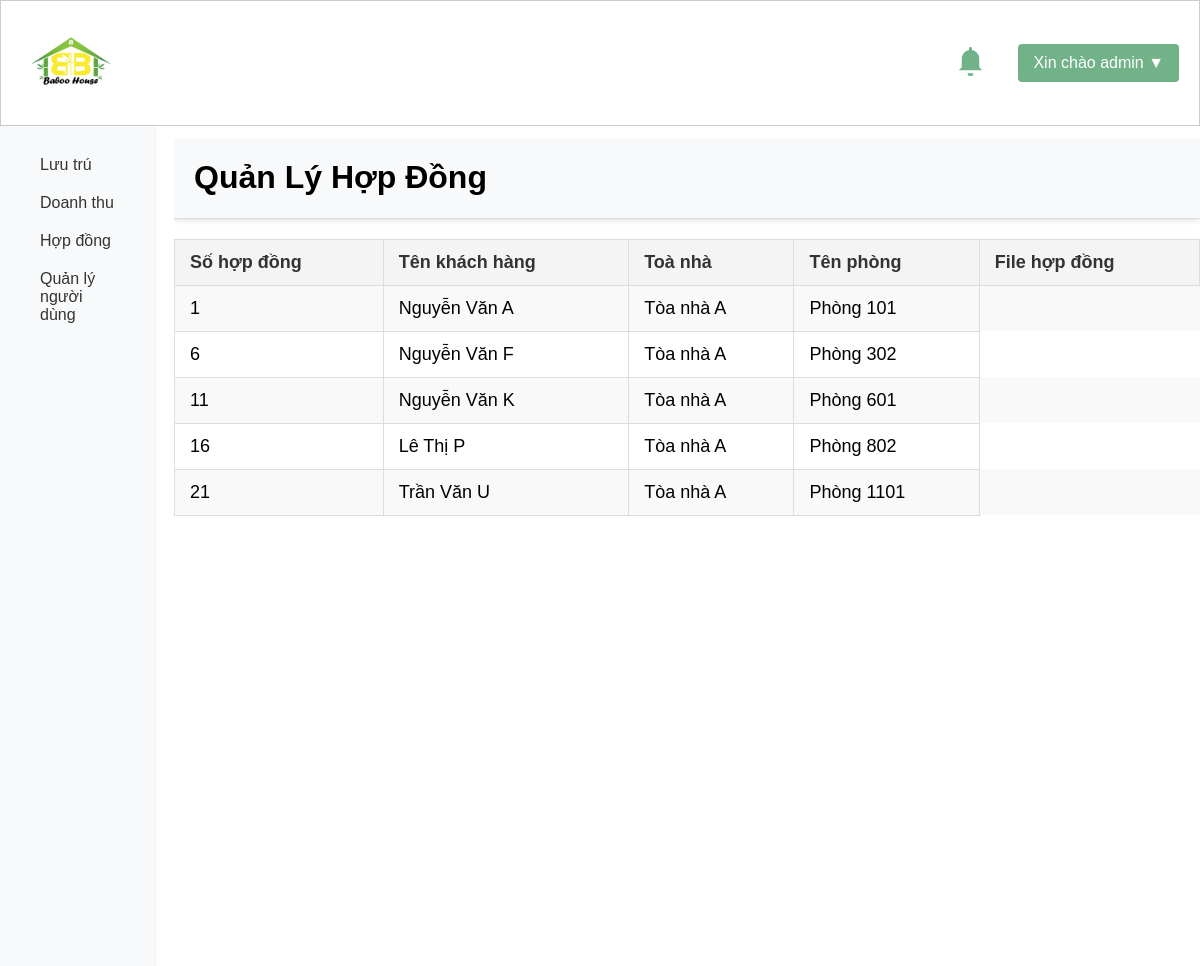
Before: /templates/manage_contract.php (signed in) with the older database file.
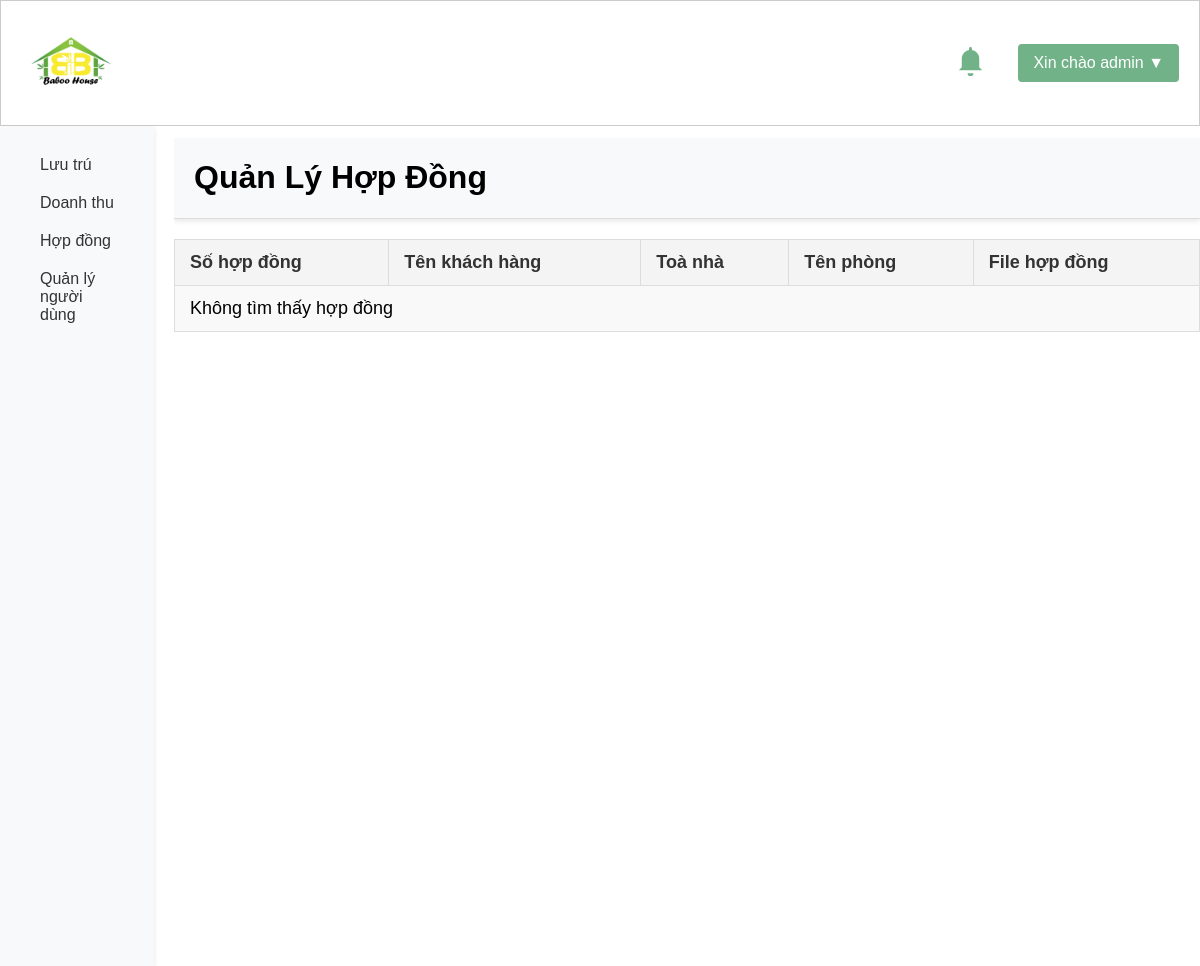
After: the same page with the newer database file.
### tables this page shows
CREATE TABLE `bookings` (
  `booking_id` int(11) NOT NULL,
  `room_id` int(11) DEFAULT NULL,
  `building_id` int(11) DEFAULT NULL,
  `user_id` int(11) DEFAULT NULL,
  `phone` varchar(20) DEFAULT NULL,
  `guest_name` varchar(255) DEFAULT NULL,
  `identification_card` varchar(50) DEFAULT NULL,
  `rental_price` decimal(10,2) DEFAULT NULL,
  `signed_date` date DEFAULT NULL,
  `deposit_term` date DEFAULT NULL,
  `lease_term` varchar(255) DEFAULT NULL,
  `payment_term` int(11) DEFAULT NULL,
  `lease_start_date` date DEFAULT NULL,
  `lease_end_date` date DEFAULT NULL,
  `photo_urls` text DEFAULT NULL
);

CREATE TABLE `buildings` (
  `building_id` int(11) NOT NULL,
  `user_id` int(11) DEFAULT NULL,
  `name` varchar(255) DEFAULT NULL,
  `address` varchar(255) DEFAULT NULL,
  `rental_price` decimal(10,2) DEFAULT NULL,
  `owner_name` varchar(255) DEFAULT NULL,
  `owner_phone` varchar(50) DEFAULT NULL,
  `building_type` varchar(50) DEFAULT NULL,
  `electricity_price` decimal(10,2) DEFAULT NULL,
  `water_price` decimal(10,2) DEFAULT NULL,
  `description` text DEFAULT NULL,
  `last_modified` datetime DEFAULT NULL,
  `photo_urls` text DEFAULT NULL,
  `approved` tinyint(1) DEFAULT 0
);

CREATE TABLE `rooms` (
  `room_id` int(11) NOT NULL,
  `building_id` int(11) DEFAULT NULL,
  `room_name` varchar(255) DEFAULT NULL,
  `area` decimal(10,2) DEFAULT NULL,
  `rental_price` decimal(10,2) DEFAULT NULL,
  `room_type` varchar(50) DEFAULT NULL,
  `room_status` varchar(50) DEFAULT NULL,
  `photo_urls` text DEFAULT NULL
);

### admin/getallbooking.php (called while the page is built)
<?php
require '../config/database.php';
function getAllBookingsOfUser($user_id) {
    global $conn;
    $sql = "SELECT * FROM buildings WHERE user_id = ?";
    $stmt = $conn->prepare($sql);
    $stmt->bind_param('i', $user_id);
    $stmt->execute();
    $result = $stmt->get_result();
    while ($row = $result->fetch_assoc()) {
        $building_ids[] = $row['building_id'];
    }
    $building_ids_placeholder = implode(',', array_fill(0, count($building_ids), '?'));
    $sql = "SELECT * FROM bookings WHERE building_id IN ($building_ids_placeholder)";
    $stmt = $conn->prepare($sql);
    $stmt->bind_param(str_repeat('i', count($building_ids)), ...$building_ids);
    $stmt->execute();
    $bookings_result = $stmt->get_result();
    return $bookings_result;
}
?>

### admin/getallbuilding.php (called while the page is built, shortened)
<?php
require '../config/database.php';
function getInfoBuilding($building_id) {
    global $conn;
    $sql = "SELECT * FROM buildings WHERE building_id = ?";
    $stmt = $conn->prepare($sql);
    $stmt->bind_param('i', $building_id);
    $stmt->execute();
    $result = $stmt->get_result();
    $building_info = $result->fetch_assoc();
    return $building_info;
}
?>

### admin/getallroom.php (called while the page is built, shortened)
<?php
require '../config/database.php';
function getInfoRoom($room_id) {
    global $conn;
    $sql = "SELECT * FROM rooms WHERE room_id = ?";
    $stmt = $conn->prepare($sql);
    $stmt->bind_param('i', $room_id);
    $stmt->execute();
    $result = $stmt->get_result();
    $room_info = $result->fetch_assoc();
    return $room_info;
}
?>

### templates/manage_contract.php (the view, shortened to what this page needs)
<?php
include '../admin/getallbooking.php';
include '../admin/getallbuilding.php';
include '../admin/getallroom.php';
$bookings = getAllBookingsOfUser($_SESSION['user_id']);
?>
<!DOCTYPE html>
<html lang="en">
<head>
    <link href="../assets/css/filter.css" rel="stylesheet">
</head>
<body>
    <?php include '../includes/header.php'; ?>
    <div class="head-container">
        <div class="main-content">
            <div class="manage-head">
                <h1>Quản Lý Hợp Đồng</h1>
            </div>
            <table>
                <tr>
                    <th>Số hợp đồng</th>
                    <th>Tên khách hàng</th>
                    <th>Toà nhà</th>
                    <th>Tên phòng</th>
                    <th>File hợp đồng</th>
                </tr>
                <?php if ($bookings->num_rows > 0): ?>
                    <?php while ($booking = $bookings->fetch_assoc()): ?>
                        <tr onclick="location.href='contracts.php?booking_id=<?php echo $booking['booking_id']; ?>'" style="cursor: pointer;">
                            <td><?php echo htmlspecialchars($booking['booking_id']); ?></td>
                            <td><?php echo htmlspecialchars($booking['guest_name']); ?></td>
                            <td><?php echo htmlspecialchars(getInfoBuilding($booking['building_id'])['name']); ?></td>
                            <td><?php echo htmlspecialchars(getInfoRoom($booking['room_id'])['room_name']); ?></td>
                            <td class="crud-btn">
                            </td>
                        </tr>
                    <?php endwhile; ?>
                <?php else: ?>
                    <tr>
                        <td colspan="10">Không tìm thấy hợp đồng</td>
                    </tr>
                <?php endif; ?>
            </table>
        </div>
        <?php include '../includes/sidebar.php'; ?>
    </div>
</body>
</html>

### includes/header.php (shortened to what this page needs)
<?php
$hasUnread = false;
?>
<!DOCTYPE html>
<head>
    <link rel="stylesheet" href="../assets/css/style.css">
    <link rel="stylesheet" href="../assets/css/header.css">
</head>
<body>
<header class="header-container">
    <div class="logo-container">
        <a href="../templates/home.php"><img class="logo-img" src="../Upload/Img/logo.png" alt="Company Logo"></a>
    </div>
    <div class="func-container">
        <div class="notification">
            <a id="notificationBell"><img src="../assets/icons/<?php echo $hasUnread ? 'bell-on.svg' : 'bell.svg'; ?>"></a>
        </div>
        <div class="user-dropdown">
        <?php if (isset($_SESSION['username'])): ?>
            <button aria-haspopup="true" aria-expanded="false" onclick="toggleDropdown()"> Xin chào
                <?php echo htmlspecialchars($_SESSION['username']); ?> <span>&#9660;</span>
            </button>
        <?php endif; ?>
        </div>
    </div>
</header>
</body>

### includes/sidebar.php (shortened to what this page needs)
<div class="sidebar">
    <ul>
        <li class="accordion-item">
            <a href="javascript:void(0)" class="accordion-toggle">Lưu trú</a>
        </li>
        <li class="accordion-item">
            <a href="javascript:void(0)" class="accordion-toggle">Doanh thu</a>
        </li>
        <li><a href="../templates/manage_contract.php">Hợp đồng</a></li>
        <?php if (isset($_SESSION['role']) && $_SESSION['role'] == 'admin'): ?>
        <li><a href="../templates/manage_users.php">Quản lý người dùng</a></li>
        <?php endif; ?>
    </ul>
</div>

### assets/css/style.css (style rules this page uses)
* { user-select: none; -webkit-user-drag: none; }
body { width: 100%; height: 100%; margin: 0; overflow: hidden; font-family: Arial, sans-serif; }
input[type="checkbox"], input[type="range"], button { cursor: pointer; }
.sidebar { width: 10%; height: 100vh; background-color: #f8f9fa; box-shadow: 0 2px 5px rgba(0, 0, 0, 0.1); padding: 20px; }
.sidebar ul { list-style: none; padding: 0; margin: 0; }
.sidebar ul li a { display: block; padding: 10px 20px; color: #333; text-decoration: none; border-radius: 6px; }
.accordion-item .accordion-toggle { cursor: pointer; }
.func-container { display: flex; justify-content: center; align-items: center; gap: 30px; }
.header-container { display: flex; justify-content: space-between; align-items: center; padding: 10px 20px; background-color: #ffffff; border: 1px solid #cccccc; box-shadow: 0 4px 8px rgba(0, 0, 0, 0.1); color: #333333; }
.logo-container { display: flex; align-items: center; }
.logo-img { height: 100px; width: 100px; }
.user-dropdown { position: relative; }
.user-dropdown button { background-color: #71b288; border: none; color: #ffffff; padding: 10px 15px; border-radius: 4px; cursor: pointer; font-size: 16px; }
a { cursor: pointer; }
.head-container { column-gap: 20px; background-color: #ffffff; width: 100%; display: flex; flex-direction: row-reverse; }
.manage-head { width: auto; display: flex; flex-direction: row; justify-content: space-between; align-items: center; padding: 0px 20px; background-color: #f8f9fa; border-bottom: 1px solid #ddd; box-shadow: 0 2px 5px rgba(0, 0, 0, 0.1); }
.main-content { width: 90%; height: 85vh; overflow-y: scroll; margin-top: 1%; }
table { width: 100%; border-collapse: collapse; margin: 20px 0; font-size: 18px; text-align: left; border-collapse: collapse; width: auto; table-layout: auto; }
table th, table td { padding: 12px 15px; border: 1px solid #ddd; }
table th { background-color: #f4f4f4; color: #333; }
table tr:nth-child(even) { background-color: #f9f9f9; }
table { border-collapse: collapse; margin: 20px 0; font-size: 18px; text-align: left; border-collapse: collapse; width: 100%; table-layout: auto; }
.crud-btn { display: flex; gap: 10px; height: 100%; border: none; }

### assets/css/header.css (style rules this page uses)
.notification { position: relative; display: inline-block; }

Changed rows visible on the page:
removed bookings: booking_id "1", guest_name "Nguyễn Văn A", building.name "Tòa nhà A", room.room_name "Phòng 101"
removed bookings: booking_id "6", guest_name "Nguyễn Văn F", building.name "Tòa nhà A", room.room_name "Phòng 302"
removed bookings: booking_id "11", guest_name "Nguyễn Văn K", building.name "Tòa nhà A", room.room_name "Phòng 601"
removed bookings: booking_id "16", guest_name "Lê Thị P", building.name "Tòa nhà A", room.room_name "Phòng 802"
removed bookings: booking_id "21", guest_name "Trần Văn U", building.name "Tòa nhà A", room.room_name "Phòng 1101"
Other visible differences:
text now shown: "Không tìm thấy hợp đồng"
